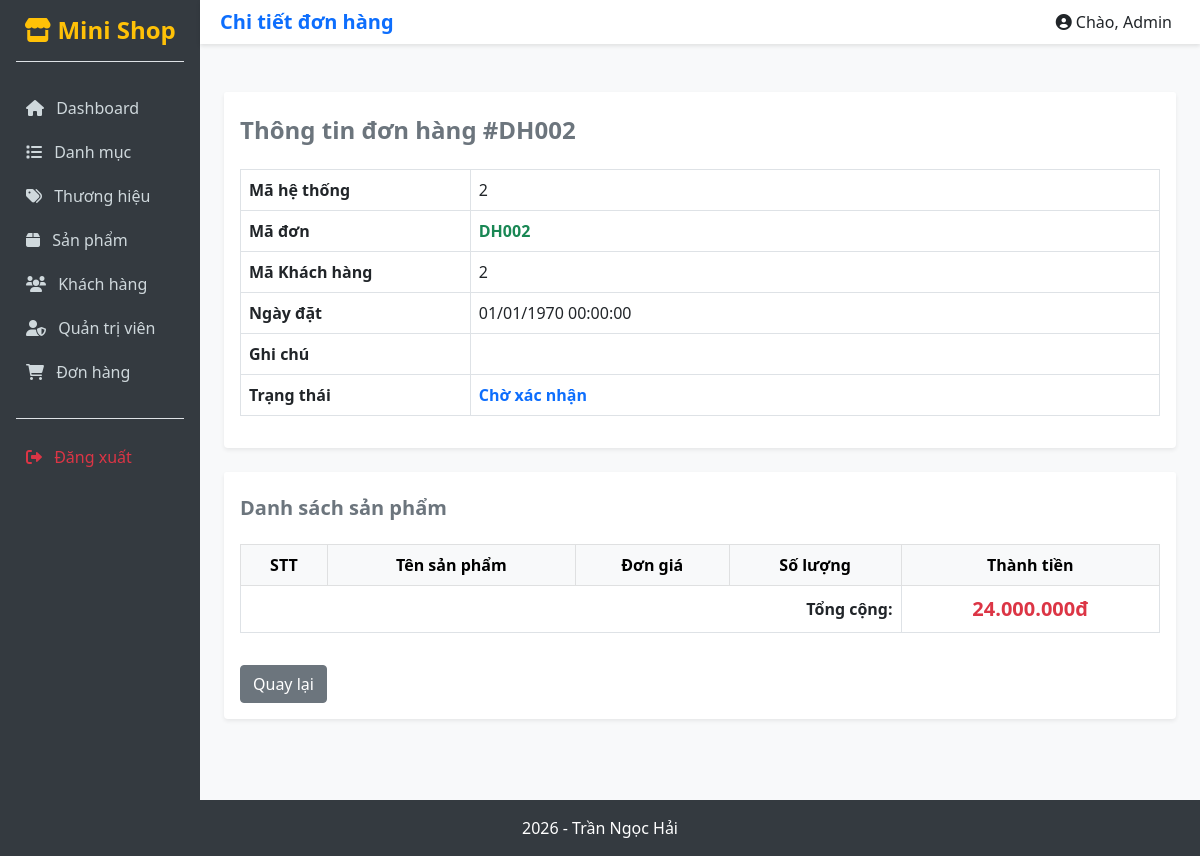
Page /views/admin/orders/detail.php?id=2 on the committed database.
### tables this page shows
CREATE TABLE `orders` (
  `id` int(11) NOT NULL,
  `customer_id` int(11) NOT NULL,
  `user_id` int(11) DEFAULT NULL,
  `order_code` varchar(30) NOT NULL,
  `total_amount` decimal(12,2) DEFAULT 0.00,
  `note` text DEFAULT NULL,
  `status` tinyint(1) DEFAULT 0,
  `created_at` datetime DEFAULT current_timestamp(),
  `updated_at` datetime DEFAULT current_timestamp() ON UPDATE current_timestamp()
);

### config/Database.php (called while the page is built, shortened)
<?php
class Database {
    protected string $host = "localhost";
    protected string $database = "tranngochai_database";
    protected string $username = "root";
    protected string $password = "";
    protected function connect(): void {
        try {
            $this->conn = new mysqli(
                $this->host,
                $this->username,
                $this->password,
                $this->database
            );
        } catch (Exception $e) {
            echo "Lỗi: " . $e->getMessage();
        }
    }
}
?>

### dao/OrderDAO.php (called while the page is built, shortened)
<?php
require_once __DIR__ . "/BaseDAO.php";
require_once __DIR__ . "/../models/Order.php";
class OrderDAO extends BaseDAO {
    public function findById(int $id) {
        try {
            $sql = "SELECT * FROM orders WHERE id=?";
            $stmt = $this->prepare($sql);
            $stmt->bind_param("i", $id);
            $stmt->execute();
            $result = $stmt->get_result();
            if ($row = $result->fetch_assoc()) {
                $o = new Order((int)$row["customer_id"], (int)$row["user_id"], $row["order_code"], (float)$row["total_amount"], $row["note"], (int)$row["status"]);
                $o->id = $row["id"];
                return $o;
            }
        } catch (Exception $e) { throw $e; }
        return null;
    }
}
?>

### dao/BaseDAO.php (called while the page is built, shortened)
<?php
require_once __DIR__ . "/../config/Database.php";
class BaseDAO extends Database {
    protected function prepare(string $sql) {
        return $this->conn->prepare($sql);
    }
}
?>

### models/Order.php (called while the page is built, shortened)
<?php
class Order {
    public function __construct(int $customerId = 0, ?int $userId = null, string $orderCode = "", float $totalAmount = 0, ?string $note = null, int $status = 0) {
        $this->customerId = $customerId;
        $this->orderCode = $orderCode;
        $this->totalAmount = $totalAmount;
        $this->status = $status;
    }
}
?>

### views/admin/orders/detail.php (the view, shortened to what this page needs)
<?php
require_once "../../../dao/OrderDAO.php";
$dao = new OrderDAO();
$id = $_GET['id'] ?? 0;
$order = $dao->findById($id);
function getStatusText($status) {
    switch($status) {
        case 0: return 'Chờ xác nhận';
    }
}
?>
<div class="container mt-4">
    <div class="card shadow-sm border-0 mb-4">
        <div class="card-header bg-white border-0 pt-4 pb-0">
            <h4 class="fw-bold text-secondary">Thông tin đơn hàng #<?= htmlspecialchars($order->orderCode) ?></h4>
        </div>
        <div class="card-body">
            <table class="table table-bordered">
                <tr><th width="25%">Mã hệ thống</th><td><?= $order->id ?></td></tr>
                <tr><th>Mã đơn</th><td class="text-success fw-bold"><?= htmlspecialchars($order->orderCode) ?></td></tr>
                <tr><th>Mã Khách hàng</th><td><?= $order->customerId ?></td></tr>
                <tr><th>Ngày đặt</th><td><?= date('d/m/Y H:i:s', strtotime($order->createdAt)) ?></td></tr>
                <tr><th>Ghi chú</th><td><?= nl2br(htmlspecialchars($order->note)) ?></td></tr>
                <tr><th>Trạng thái</th><td class="fw-bold text-primary"><?= getStatusText($order->status) ?></td></tr>
            </table>
        </div>
    </div>
    <div class="card shadow-sm border-0">
        <div class="card-header bg-white border-0 pt-4 pb-0">
            <h5 class="fw-bold text-secondary">Danh sách sản phẩm</h5>
        </div>
        <div class="card-body">
            <table class="table table-hover table-bordered text-center align-middle">
                <thead class="table-light">
                    <tr>
                        <th>STT</th>
                        <th>Tên sản phẩm</th>
                        <th>Đơn giá</th>
                        <th>Số lượng</th>
                        <th>Thành tiền</th>
                    </tr>
                </thead>
                <tfoot>
                    <tr>
                        <td colspan="4" class="text-end fw-bold">Tổng cộng:</td>
                        <td class="text-danger fw-bold fs-5"><?= number_format($order->totalAmount, 0, ',', '.') ?>đ</td>
                    </tr>
                </tfoot>
            </table>
            <a href="index.php" class="btn btn-secondary mt-3">Quay lại</a>
        </div>
    </div>
</div>
<?php
include "../layouts/master.php";
?>

### assets/css/style.css (style rules this page uses)
body { background-color: #f8f9fa; }

### rows in the picture
orders: order_code "DH002", id "2", customer "2", status "Chờ xác nhận", total_amount "24.000.000"

### other values in the picture
$pageTitle "Chi tiết đơn hàng"
date('d/m/Y H:i:s', strtotime($order->createdAt)) "01/01/1970 00:00:00"
